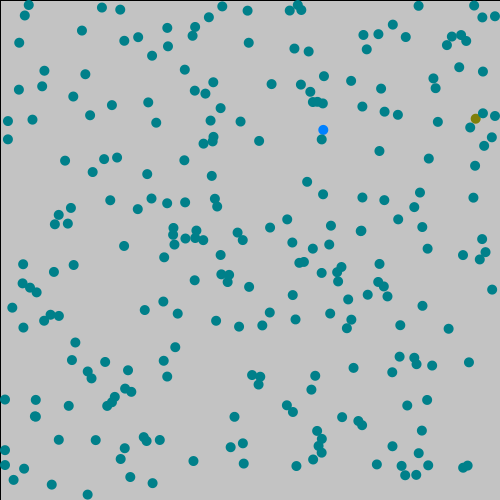
Frame 1 (no input)
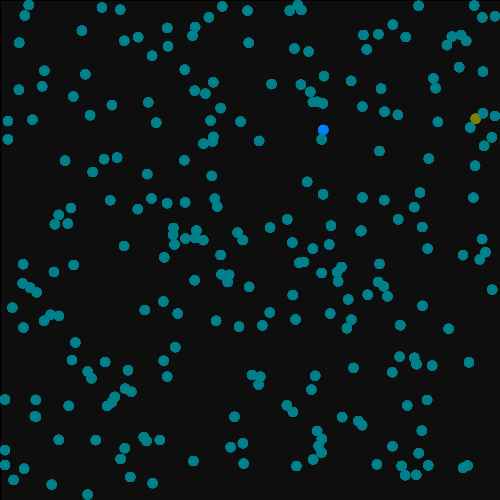
Frame 60 (the mouse pressed at the canvas centre just before this capture)
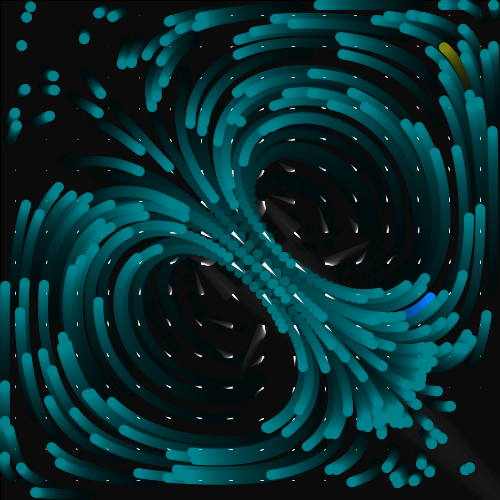
Frame 120 (the mouse held since frame 60 and released just before this capture)

The Processing sketch that drew these frames (run headless with seeded random() and noise(); from frame 60 on, the mouse is pressed at the canvas centre):

// Processing sketch: fluid-sim
// ── fluid-sim.pde
// forked from http://studio.sketchpad.cc/sp/pad/view/ro.9qzGsMajWwYPo/rev.508

static final int numParticles=256;
    Particle[] particles = new Particle[numParticles ];
    float v = 1/30;
 
 static final double GRAVITY = 128;
    static final float BOUNCE_DAMPENING = 1/64;
    private float radius = 5;
 
    private boolean grav = false;
 
 int decay = color(0, 0, 0, 16); // black with 16/256 % opacity
 
NavierStokesSolver fluidSolver;
float visc, diff, vScale, velocityScale;
float  limitVelocity;
int oldMouseX = 1, oldMouseY = 1;
 
boolean vectors = true;
 
void setup() {
 
  size(500, 500);
  frameRate(60);
 
  fluidSolver = new NavierStokesSolver();
 
  visc = 0.00025f;
  diff = 0.03f;
  vScale = 0;
  velocityScale = 8;
 
  limitVelocity = 200;
  textSize(20);
 
  stroke(color(0));
  fill(color(0));
 
  initParticles();
} 
 
 
private void initParticles() {
          for (int i = 0; i < numParticles ; i++) {
            float x = random(0, width);
            float y = random(0, height);
            particles[i] = new Particle(x, y, radius);
            particles[i].charge = (float) 0.5;
        }
}
 
public void draw() {
 
  handleMouseMotion();
 
//  background(0, 0,0,256);
 
  fill(0, 0,0,11);
 
  rect(0,0,width,height);
 
  float dt = 1 / frameRate;
  fluidSolver.tick(dt, visc, diff);
 
  if (vectors)
    drawMotionVectorsImmediate( vScale*1.4);
 
  vScale = velocityScale * 60. / frameRate;
  drawParticles();
 
  stroke(256);
  cursor(HAND);
  
  //text("fps: " + nf(frameRate, 2, 1), 10, 20);
}
 
  int c = color(64,128,256); // particle pixel color
 
 
private void drawParticles() {
    noStroke();
        particles[0].charge = 0;
        particles[1].charge = 1;
        updateParticles();
         
 for (int i = 0; i < numParticles; i++) {
            float ladung = particles[i].charge;
            fill((int) (0 + (ladung - 0.5) * 256),128,
                    (int) (138 - (ladung - 0.5) * 256));
            int d = parseInt(particles[i].radius * 2);
            ellipse((float) particles[i].posX, (float) particles[i].posY, d, d);
        }
 int n = NavierStokesSolver.N;
  float cellHeight = height / n;
  float cellWidth = width / n;
 
 
  for (int i = 0; i < numParticles - 1; i++) {
      Particle p =  particles[i];
    if (p != null) {
 
      int cellX = floor(p.posX / cellWidth);
      int cellY = floor(p.posY / cellHeight);
      float dx =  fluidSolver.getDx(cellX, cellY);
      float dy =  fluidSolver.getDy(cellX, cellY);
 
      float lX = p.posX - cellX * cellWidth - cellWidth / 2;
      float lY = p.posY - cellY * cellHeight - cellHeight / 2;
 
      int v, h, vf, hf;
 
      if (lX > 0) {
        v = Math.min(n, cellX + 1);
        vf = 1;
      }
      else {
        v = Math.max(0, cellX - 1);
        vf = -1;
      }
 
      if (lY > 0) {
        h = Math.min(n, cellY + 1);
        hf = 1;
      }
      else {
        h = Math.max(0, cellY - 1);
        hf = -1;
      }
 
      float dxv =  fluidSolver.getDx(v, cellY);
      float dxh =  fluidSolver.getDx(cellX, h);
      float dxvh =  fluidSolver.getDx(v, h);
 
      float dyv =  fluidSolver.getDy(v, cellY);
      float dyh =  fluidSolver.getDy(cellX, h);
      float dyvh =  fluidSolver.getDy(v, h);
 
      dx = lerp(lerp(dx, dxv, vf * lX / cellWidth),
      lerp(dxh, dxvh, vf * lX / cellWidth),
      hf * lY / cellHeight);
 
      dy = lerp(lerp(dy, dyv, vf * lX / cellWidth),
      lerp(dyh, dyvh, vf * lX / cellWidth),
      hf * lY / cellHeight);
 
      p.posX += dx * vScale;
      p.posY += dy * vScale;
 /*
      if (p.posX < 0 || p.posX >= width) {
        p.posX = random(width);
      }
      if (p.posY < 0 || p.posY >= height) {
        p.posY = random(height);
      }
      */
    }
  }
}
 
private void drawMotionVectorsImmediate(float l) {
  int n = NavierStokesSolver.N;
  float cellHeight = height / n;
  float cellWidth = width / n;
  float dx, dy, x, y, x1, y1, x2, y2, x3, y3;
  int i, j;
 
  float thick = 0.1f;
 
  beginShape(TRIANGLES);
 
//  noStroke();
//stroke(256,128,0, 96);
fill(256, 256, 256, 128);
//noFill();
  for (i = 0; i < n; i++) {
    for (j = 0; j < n; j++) {
 
      dx =  fluidSolver.getDx(i, j);
      dy =  fluidSolver.getDy(i, j);
 
      x = cellWidth / 2 + cellWidth * i;
      y = cellHeight / 2 + cellHeight * j;
 
      x1 = x + dx * l;
      y1 = y + dy * l;
 
      x2 = x + dy * l * thick;
      y2 = y - dx * l * thick;
 
      x3 = x - dy * l * thick;
      y3 = y + dx * l * thick;
 
      // normal(0, 0, 1f);
      vertex(x1, y1);
      vertex(x2, y2);
      vertex(x3, y3);
    }
  }
  endShape();
}
 
private void handleMouseMotion() {
  mouseX = max(1, mouseX);
  mouseY = max(1, mouseY);
 
  int n = NavierStokesSolver.N;
  float cellHeight = height / n;
  float cellWidth = width / n;
 
  float mouseDx = mouseX - oldMouseX;
  float mouseDy = mouseY - oldMouseY;
  int cellX = floor(mouseX / cellWidth);
  int cellY = floor(mouseY / cellHeight);
 
//  mouseDx = (abs(mouseDx) > limitVelocity) ? Math.signum(mouseDx) * limitVelocity : mouseDx;
//  mouseDy = (abs(mouseDy) > limitVelocity) ? Math.signum(mouseDy) * limitVelocity : mouseDy;
 
  fluidSolver.applyForce(cellX, cellY, mouseDx, mouseDy);
 
  oldMouseX = mouseX;
  oldMouseY = mouseY;
}
 
/**
 * Java implementation of the Navier-Stokes-Solver from
 * http://www.dgp.toronto.edu/people/stam/reality/Research/pdf/GDC03.pdf
 */
public class NavierStokesSolver {
  final static int N = 16;
  final static int SIZE = (N + 2) * (N + 2);
  float[] u = new float[SIZE];
  float[] v = new float[SIZE];
  float[] u_prev = new float[SIZE];
  float[] v_prev = new float[SIZE];
  //    float[] dense = new float[SIZE];
  //    float[] dense_prev = new float[SIZE];
 
  public NavierStokesSolver() {
  }
 
  public float getDx(int x, int y) {
    return u[INDEX(x + 1, y + 1)];
  }
 
  public float getDy(int x, int y) {
    return v[INDEX(x + 1, y + 1)];
  }
 
  public void applyForce(int cellX, int cellY, float vx, float vy) {
    cellX += 1;
    cellY += 1;
    float dx = u[INDEX(cellX, cellY)];
    float dy = v[INDEX(cellX, cellY)];
 
    u[INDEX(cellX, cellY)] = (vx != 0) ? lerp( vx,
     dx, 0.85f) : dx;
    v[INDEX(cellX, cellY)] = (vy != 0) ? lerp( vy,
     dy, 0.85f) : dy;
  }
 
  void tick(float dt, float visc, float diff) {
    vel_step(u, v, u_prev, v_prev, visc, dt);
    //      dens_step(dense, dense_prev, u, v, diff, dt);
  }
 
  final int INDEX(int i, int j) {
    return i + (N + 2) * j;
  }
 
  float[] tmp = new float[SIZE];
 
  final void SWAP(float[] x0, float[] x) { // not longer used anyway
    System.arraycopy(x0, 0, tmp, 0, SIZE);
    System.arraycopy(x, 0, x0, 0, SIZE);
    System.arraycopy(tmp, 0, x, 0, SIZE);
  }
 
  void add_source(float[] x, float[] s, float dt) {
    int i, size = (N + 2) * (N + 2);
    for (i = 0; i < size; i++)
      x[i] += dt * s[i];
  }
 
  void diffuse(int b, float[] x, float[] x0, float diff, float dt) {
    int i, j, k;
    float a = dt * diff * N * N;
    for (k = 0; k < 20; k++) {
      for (i = 1; i <= N; i++) {
        for (j = 1; j <= N; j++) {
          x[INDEX(i, j)] = (x0[INDEX(i, j)] + a
            * (x[INDEX(i - 1, j)] + x[INDEX(i + 1, j)]
            + x[INDEX(i, j - 1)] + x[INDEX(i, j + 1)]))
            / (1 + 4 * a);
        }
      }
      set_bnd(b, x);
    }
  }
 
  void advect(int b, float[] d, float[] d0, float[] u, float[] v,
  float dt) {
    int i, j, i0, j0, i1, j1;
    float x, y, s0, t0, s1, t1, dt0;
    dt0 = dt * N;
    for (i = 1; i <= N; i++) {
      for (j = 1; j <= N; j++) {
        x = i - dt0 * u[INDEX(i, j)];
        y = j - dt0 * v[INDEX(i, j)];
        if (x < 0.5)
          x = 0.5;
        if (x > N + 0.5)
          x = N + 0.5;
        i0 = (int) x;
        i1 = i0 + 1;
        if (y < 0.5)
          y = 0.5;
        if (y > N + 0.5)
          y = N + 0.5;
        j0 = (int) y;
        j1 = j0 + 1;
        s1 = x - i0;
        s0 = 1 - s1;
        t1 = y - j0;
        t0 = 1 - t1;
        d[INDEX(i, j)] = s0
          * (t0 * d0[INDEX(i0, j0)] + t1 * d0[INDEX(i0, j1)])
          + s1
            * (t0 * d0[INDEX(i1, j0)] + t1 * d0[INDEX(i1, j1)]);
      }
    }
    set_bnd(b, d);
  }
 
  void set_bnd(int b, float[] x) {
    int i;
    for (i = 1; i <= N; i++) {
      x[INDEX(0, i)] = (b == 1) ? -x[INDEX(1, i)] : x[INDEX(1, i)];
      x[INDEX(N + 1, i)] = b == 1 ? -x[INDEX(N, i)] : x[INDEX(N, i)];
      x[INDEX(i, 0)] = b == 2 ? -x[INDEX(i, 1)] : x[INDEX(i, 1)];
      x[INDEX(i, N + 1)] = b == 2 ? -x[INDEX(i, N)] : x[INDEX(i, N)];
    }
    x[INDEX(0, 0)] = 0.5 * (x[INDEX(1, 0)] + x[INDEX(0, 1)]);
    x[INDEX(0, N + 1)] = 0.5 * (x[INDEX(1, N + 1)] + x[INDEX(0, N)]);
    x[INDEX(N + 1, 0)] = 0.5 * (x[INDEX(N, 0)] + x[INDEX(N + 1, 1)]);
    x[INDEX(N + 1, N + 1)] = 0.5 * (x[INDEX(N, N + 1)] + x[INDEX(N + 1, N)]);
  }
 
  void dens_step(float[] x, float[] x0, float[] u, float[] v,
  float diff, float dt) {
    add_source(x, x0, dt);
    SWAP(x0, x);
    diffuse(0, x, x0, diff, dt);
    SWAP(x0, x);
    advect(0, x, x0, u, v, dt);
  }
 
  void vel_step(float[] u, float[] v, float[] u0, float[] v0,
  float visc, float dt) {
    //      add_source(u, u0, dt);
    //      add_source(v, v0, dt);
    //      SWAP(u0, u);
    //      diffuse(1, u, u0, visc, dt);
    //      SWAP(v0, v);
    //      diffuse(2, v, v0, visc, dt);
    //      project(u, v, u0, v0);
    //      SWAP(u0, u);
    //      SWAP(v0, v);
    //      advect(1, u, u0, u0, v0, dt);
    //      advect(2, v, v0, u0, v0, dt);
    //      project(u, v, u0, v0);
 
    diffuse(1, u, u, visc, dt);
    diffuse(2, v, v, visc, dt);
    project(u, v, u0, v0);
  }
 
  void project(float[] u, float[] v, float[] p, float[] div) {
    int i, j, k;
    float h;
    h = 1.0 / N;
    for (i = 1; i <= N; i++) {
      for (j = 1; j <= N; j++) {
        div[INDEX(i, j)] = -0.5
          * h
          * (u[INDEX(i + 1, j)] - u[INDEX(i - 1, j)]
          + v[INDEX(i, j + 1)] - v[INDEX(i, j - 1)]);
        p[INDEX(i, j)] = 0;
      }
    }
    set_bnd(0, div);
    set_bnd(0, p);
    for (k = 0; k < 20; k++) {
      for (i = 1; i <= N; i++) {
        for (j = 1; j <= N; j++) {
          p[INDEX(i, j)] = (div[INDEX(i, j)] + p[INDEX(i - 1, j)]
            + p[INDEX(i + 1, j)] + p[INDEX(i, j - 1)] + p[INDEX(
          i, j + 1)]) / 4;
        }
      }
      set_bnd(0, p);
    }
    for (i = 1; i <= N; i++) {
      for (j = 1; j <= N; j++) {
        u[INDEX(i, j)] -= 0.5
          * (p[INDEX(i + 1, j)] - p[INDEX(i - 1, j)]) / h;
        v[INDEX(i, j)] -= 0.5
          * (p[INDEX(i, j + 1)] - p[INDEX(i, j - 1)]) / h;
      }
    }
    set_bnd(1, u);
    set_bnd(2, v);
  }
}
private void updateParticles() {
        for (int i = 0; i < numParticles; i++) {
            Particle particle = particles[i];
 
            // bounce off bottom
            if (particle.posY > height - particle.radius) {
                particle.vY = -abs(particle.vY) * (1 - BOUNCE_DAMPENING);
                particle.posY = height - particle.radius;
            }
 
            // bounce off ceiling
            if (particle.posY < particle.radius) {
                particle.vY = abs(particle.vY) * (1 - BOUNCE_DAMPENING);
                particle.posY = particle.radius;
            }
 
            // bounce off left border
            if (particle.posX < particle.radius) {
                particle.vX = abs(particle.vX) * (1 - BOUNCE_DAMPENING);
                particle.posX = particle.radius;
            }
 
            // bounce off right border
            if (particle.posX > width - particle.radius) {
                particle.vX = -abs(particle.vX) * (1 - BOUNCE_DAMPENING);
                particle.posX = width - particle.radius;
            }
 
            // apply interactive gravity
            applyMouseGravity(particle);
 
            // inter particle
            for (int j = i+1; j < numParticles; j++) {
 
                // bounce
                particles[i].applyElectroStaticForce(particles[j]);
                particles[i].bounce(particles[j]);
            }
 
            // apply Gravity
            if (grav) {
                particle.vY += GRAVITY * 0.1 * v;
            }
 
 
            // move it
            particle.tick();
        }
 
    }
 
    private void applyMouseGravity(Particle particle) {
        if (mousePressed) {
            float d = sqrt(pow(particle.posX - mouseX, 2)
                    + pow(particle.posY - mouseY, 2))
                    * (float) 2.0;
            float ang = atan2(particle.posX - mouseX, particle.posY - mouseY);
            float F = (float) 24 * v;
            if (mouseButton == RIGHT) {
                F = -F;
            }
 
            particle.vX += sin(ang) * F;
            particle.vY += cos(ang) * F;
        }
    }
 
    class Particle {
 
        float posX;
        float posY;
 
        float vX = 0;
        float vY = 0;
 
        float radius;
 
        float charge = 0;
 
        public Particle(float x, float y, float r) {
            posX = x;
            posY = y;
            radius = r;
        }
 
        public float getVelocity() {
            return sqrt(vX * vX + vY * vY);
        }
 
        public float getMotionDirection() {
            return atan2(vX, vY);
        }
 
        public void tick() {
            posX += vX * v;
            posY += vY * v;
        }
         
        public void applyElectroStaticForce(Particle theOtherParticle){
            float d = sqrt(pow((float) (theOtherParticle.posX - posX), 2)
                    + pow((float) (theOtherParticle.posY - posY), 2))*((float)0.8);
             
            float v = (float) 127/(d*d);
            v*= (charge-0.5)*(theOtherParticle.charge-0.5);
             
            float dx = (theOtherParticle.posX - posX);
            float dy = (theOtherParticle.posY - posY);
             
            dx *= v;
            dy *= v;
             
            vX -= dx;
            vY -= dy;
            theOtherParticle.vX += dx;
            theOtherParticle.vY += dy;
        }
 
        public void bounce(Particle theOtherParticle) {
            if (hit(theOtherParticle)) {
                charge = (float) ((charge + theOtherParticle.charge)*0.5);
                theOtherParticle.charge = charge;
                float commonTangentAngle = atan2(
                        (float) (posX - theOtherParticle.posX),
                        (float) (posY - theOtherParticle.posY))
                        + asin(1);
 
                float v1 = theOtherParticle.getVelocity();
                float v2 = getVelocity();
                float w1 = theOtherParticle.getMotionDirection();
                float w2 = getMotionDirection();
 
                theOtherParticle.vX = sin(commonTangentAngle) * v1
                        * cos(w1 - commonTangentAngle)
                        + cos(commonTangentAngle) * v2
                        * sin(w2 - commonTangentAngle);
                theOtherParticle.vY = cos(commonTangentAngle) * v1
                        * cos(w1 - commonTangentAngle)
                        - sin(commonTangentAngle) * v2
                        * sin(w2 - commonTangentAngle);
                vX = sin(commonTangentAngle) * v2
                        * cos(w2 - commonTangentAngle)
                        + cos(commonTangentAngle) * v1
                        * sin(w1 - commonTangentAngle);
                vY = cos(commonTangentAngle) * v2
                        * cos(w2 - commonTangentAngle)
                        - sin(commonTangentAngle) * v1
                        * sin(w1 - commonTangentAngle);
 
                theOtherParticle.vX *= (1 - BOUNCE_DAMPENING);
                theOtherParticle.vY *= (1 - BOUNCE_DAMPENING);
                vX *= (1 - BOUNCE_DAMPENING);
                vY *= (1 - BOUNCE_DAMPENING);
 
            }
        }
 
        private boolean hit(Particle theOtherParticle) {
            return (sqrt(pow((float) (theOtherParticle.posX - posX), 2)
                    + pow((float) (theOtherParticle.posY - posY), 2)) < (theOtherParticle.radius + radius))
                    && (sqrt(pow((float) (theOtherParticle.posX - posX), 2)
                            + pow((float) (theOtherParticle.posY - posY), 2)) > sqrt(pow(
                            (float) (theOtherParticle.posX
                                    + theOtherParticle.vX*v - posX - vX*v), 2)
                            + pow((float) (theOtherParticle.posY
                                    + theOtherParticle.vY*v - posY - vY*v), 2)));
        }
 
    }
